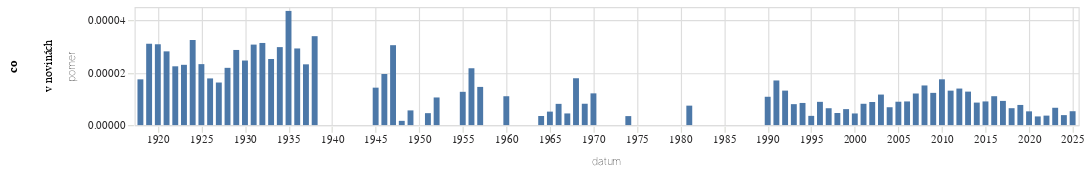

Write notebook code for a chart like this one.
### Code cell
graf(vyvoj_vyskytu("(?i)v novinách","v novinách"))

### Figure 1 — Vega-Lite specification as saved in the notebook (floating-point values rounded to 4 significant figures)
{"config": {"title": {"font": "Noticia Text", "fontSize": 11.5, "anchor": "start", "lineHeight": 19, "fontWeight": "bolder", "subtitleFont": "Noticia Text", "subtitleFontSize": 10, "subtitleLineHeight": 15, "subtitlePadding": 10, "dy": -10, "color": "#292829", "subtitleColor": "#292829"}, "axis": {"labelFont": "Asap", "titleFont": "Asap", "fontWeight": "lighter", "titleFontWeight": "lighter", "labelFontSize": 9, "titleFontSize": 9, "labelPadding": 2, "titlePadding": 9, "domainOpacity": 0, "tickColor": "#DCDDD6", "labelColor": "#292829"}, "legend": {"labelFont": "Asap", "labelFontWeight": "normal", "titleFont": "Asap", "titleFontWeight": "normal", "labelFontSize": 9, "titleFontSize": 9, "labelColor": "#292829"}}, "data": {"name": "data-7cf95c6ba3ca5dc44fdb6d0753efe4ec"}, "mark": {"type": "bar"}, "encoding": {"row": {"field": "co", "type": "nominal"}, "x": {"field": "datum", "type": "temporal"}, "y": {"field": "pomer", "type": "quantitative"}}, "height": 100, "width": 800, "$schema": "https://vega.github.io/schema/vega-lite/v5.8.0.json", "datasets": {"data-7cf95c6ba3ca5dc44fdb6d0753efe4ec": [{"datum": "1918-01-01T00:00:00", "vyskytu": 3, "pocet_slov": 172010, "pomer": 1.744e-05, "co": "v novinách"}, {"datum": "1919-01-01T00:00:00", "vyskytu": 48, "pocet_slov": 1547459, "pomer": 3.102e-05, "co": "v novinách"}, {"datum": "1920-01-01T00:00:00", "vyskytu": 48, "pocet_slov": 1557497, "pomer": 3.082e-05, "co": "v novinách"}, {"datum": "1921-01-01T00:00:00", "vyskytu": 51, "pocet_slov": 1814119, "pomer": 2.811e-05, "co": "v novinách"}, {"datum": "1922-01-01T00:00:00", "vyskytu": 39, "pocet_slov": 1739976, "pomer": 2.241e-05, "co": "v novinách"}, {"datum": "1923-01-01T00:00:00", "vyskytu": 26, "pocet_slov": 1131296, "pomer": 2.298e-05, "co": "v novinách"}, {"datum": "1924-01-01T00:00:00", "vyskytu": 45, "pocet_slov": 1386775, "pomer": 3.245e-05, "co": "v novinách"}, {"datum": "1925-01-01T00:00:00", "vyskytu": 23, "pocet_slov": 989387, "pomer": 2.325e-05, "co": "v novinách"}, {"datum": "1926-01-01T00:00:00", "vyskytu": 29, "pocet_slov": 1629693, "pomer": 1.779e-05, "co": "v novinách"}, {"datum": "1927-01-01T00:00:00", "vyskytu": 28, "pocet_slov": 1725378, "pomer": 1.623e-05, "co": "v novinách"}, {"datum": "1928-01-01T00:00:00", "vyskytu": 39, "pocet_slov": 1786584, "pomer": 2.183e-05, "co": "v novinách"}, {"datum": "1929-01-01T00:00:00", "vyskytu": 26, "pocet_slov": 907519, "pomer": 2.865e-05, "co": "v novinách"}, {"datum": "1930-01-01T00:00:00", "vyskytu": 49, "pocet_slov": 1990549, "pomer": 2.462e-05, "co": "v novinách"}, {"datum": "1931-01-01T00:00:00", "vyskytu": 45, "pocet_slov": 1466185, "pomer": 3.069e-05, "co": "v novinách"}, {"datum": "1932-01-01T00:00:00", "vyskytu": 35, "pocet_slov": 1117587, "pomer": 3.132e-05, "co": "v novinách"}, {"datum": "1933-01-01T00:00:00", "vyskytu": 31, "pocet_slov": 1230441, "pomer": 2.519e-05, "co": "v novinách"}, {"datum": "1934-01-01T00:00:00", "vyskytu": 26, "pocet_slov": 874472, "pomer": 2.973e-05, "co": "v novinách"}, {"datum": "1935-01-01T00:00:00", "vyskytu": 31, "pocet_slov": 712050, "pomer": 4.354e-05, "co": "v novinách"}, {"datum": "1936-01-01T00:00:00", "vyskytu": 28, "pocet_slov": 958205, "pomer": 2.922e-05, "co": "v novinách"}, {"datum": "1937-01-01T00:00:00", "vyskytu": 17, "pocet_slov": 733783, "pomer": 2.317e-05, "co": "v novinách"}, {"datum": "1938-01-01T00:00:00", "vyskytu": 13, "pocet_slov": 383461, "pomer": 3.39e-05, "co": "v novinách"}, {"datum": "1945-01-01T00:00:00", "vyskytu": 2, "pocet_slov": 140144, "pomer": 1.427e-05, "co": "v novinách"}, {"datum": "1946-01-01T00:00:00", "vyskytu": 22, "pocet_slov": 1129068, "pomer": 1.949e-05, "co": "v novinách"}, {"datum": "1947-01-01T00:00:00", "vyskytu": 33, "pocet_slov": 1083098, "pomer": 3.047e-05, "co": "v novinách"}, {"datum": "1948-01-01T00:00:00", "vyskytu": 1, "pocet_slov": 618132, "pomer": 1.618e-06, "co": "v novinách"}, {"datum": "1949-01-01T00:00:00", "vyskytu": 2, "pocet_slov": 357203, "pomer": 5.599e-06, "co": "v novinách"}, {"datum": "1950-01-01T00:00:00", "vyskytu": 0, "pocet_slov": 208781, "pomer": 0.0, "co": "v novinách"}, {"datum": "1951-01-01T00:00:00", "vyskytu": 1, "pocet_slov": 219888, "pomer": 4.548e-06, "co": "v novinách"}, {"datum": "1952-01-01T00:00:00", "vyskytu": 2, "pocet_slov": 189920, "pomer": 1.053e-05, "co": "v novinách"}, {"datum": "1953-01-01T00:00:00", "vyskytu": 0, "pocet_slov": 114518, "pomer": 0.0, "co": "v novinách"}, {"datum": "1954-01-01T00:00:00", "vyskytu": 0, "pocet_slov": 98416, "pomer": 0.0, "co": "v novinách"}, {"datum": "1955-01-01T00:00:00", "vyskytu": 1, "pocet_slov": 78833, "pomer": 1.269e-05, "co": "v novinách"}, {"datum": "1956-01-01T00:00:00", "vyskytu": 3, "pocet_slov": 138430, "pomer": 2.167e-05, "co": "v novinách"}, {"datum": "1957-01-01T00:00:00", "vyskytu": 2, "pocet_slov": 137388, "pomer": 1.456e-05, "co": "v novinách"}, {"datum": "1958-01-01T00:00:00", "vyskytu": 0, "pocet_slov": 142112, "pomer": 0.0, "co": "v novinách"}, {"datum": "1959-01-01T00:00:00", "vyskytu": 0, "pocet_slov": 141333, "pomer": 0.0, "co": "v novinách"}, {"datum": "1960-01-01T00:00:00", "vyskytu": 2, "pocet_slov": 181817, "pomer": 1.1e-05, "co": "v novinách"}, {"datum": "1961-01-01T00:00:00", "vyskytu": 0, "pocet_slov": 216288, "pomer": 0.0, "co": "v novinách"}, {"datum": "1962-01-01T00:00:00", "vyskytu": 0, "pocet_slov": 98793, "pomer": 0.0, "co": "v novinách"}, {"datum": "1963-01-01T00:00:00", "vyskytu": 0, "pocet_slov": 139432, "pomer": 0.0, "co": "v novinách"}, {"datum": "1964-01-01T00:00:00", "vyskytu": 1, "pocet_slov": 288820, "pomer": 3.462e-06, "co": "v novinách"}, {"datum": "1965-01-01T00:00:00", "vyskytu": 1, "pocet_slov": 194814, "pomer": 5.133e-06, "co": "v novinách"}, {"datum": "1966-01-01T00:00:00", "vyskytu": 2, "pocet_slov": 247115, "pomer": 8.093e-06, "co": "v novinách"}, {"datum": "1967-01-01T00:00:00", "vyskytu": 1, "pocet_slov": 225198, "pomer": 4.441e-06, "co": "v novinách"}, {"datum": "1968-01-01T00:00:00", "vyskytu": 10, "pocet_slov": 559905, "pomer": 1.786e-05, "co": "v novinách"}, {"datum": "1969-01-01T00:00:00", "vyskytu": 3, "pocet_slov": 368721, "pomer": 8.136e-06, "co": "v novinách"}, {"datum": "1970-01-01T00:00:00", "vyskytu": 3, "pocet_slov": 248046, "pomer": 1.209e-05, "co": "v novinách"}, {"datum": "1971-01-01T00:00:00", "vyskytu": 0, "pocet_slov": 263102, "pomer": 0.0, "co": "v novinách"}, {"datum": "1972-01-01T00:00:00", "vyskytu": 0, "pocet_slov": 213032, "pomer": 0.0, "co": "v novinách"}, {"datum": "1973-01-01T00:00:00", "vyskytu": 0, "pocet_slov": 280835, "pomer": 0.0, "co": "v novinách"}, {"datum": "1974-01-01T00:00:00", "vyskytu": 1, "pocet_slov": 291980, "pomer": 3.425e-06, "co": "v novinách"}, {"datum": "1975-01-01T00:00:00", "vyskytu": 0, "pocet_slov": 335255, "pomer": 0.0, "co": "v novinách"}, {"datum": "1976-01-01T00:00:00", "vyskytu": 0, "pocet_slov": 244998, "pomer": 0.0, "co": "v novinách"}, {"datum": "1977-01-01T00:00:00", "vyskytu": 0, "pocet_slov": 253702, "pomer": 0.0, "co": "v novinách"}, {"datum": "1978-01-01T00:00:00", "vyskytu": 0, "pocet_slov": 289894, "pomer": 0.0, "co": "v novinách"}, {"datum": "1979-01-01T00:00:00", "vyskytu": 0, "pocet_slov": 252883, "pomer": 0.0, "co": "v novinách"}, {"datum": "1980-01-01T00:00:00", "vyskytu": 0, "pocet_slov": 242065, "pomer": 0.0, "co": "v novinách"}, {"datum": "1981-01-01T00:00:00", "vyskytu": 1, "pocet_slov": 134899, "pomer": 7.413e-06, "co": "v novinách"}, {"datum": "1982-01-01T00:00:00", "vyskytu": 0, "pocet_slov": 186973, "pomer": 0.0, "co": "v novinách"}, {"datum": "1983-01-01T00:00:00", "vyskytu": 0, "pocet_slov": 227768, "pomer": 0.0, "co": "v novinách"}, {"datum": "1984-01-01T00:00:00", "vyskytu": 0, "pocet_slov": 191735, "pomer": 0.0, "co": "v novinách"}, {"datum": "1985-01-01T00:00:00", "vyskytu": 0, "pocet_slov": 165973, "pomer": 0.0, "co": "v novinách"}, {"datum": "1986-01-01T00:00:00", "vyskytu": 0, "pocet_slov": 98877, "pomer": 0.0, "co": "v novinách"}, {"datum": "1987-01-01T00:00:00", "vyskytu": 0, "pocet_slov": 149991, "pomer": 0.0, "co": "v novinách"}, {"datum": "1988-01-01T00:00:00", "vyskytu": 0, "pocet_slov": 167631, "pomer": 0.0, "co": "v novinách"}, {"datum": "1989-01-01T00:00:00", "vyskytu": 0, "pocet_slov": 255151, "pomer": 0.0, "co": "v novinách"}, {"datum": "1990-01-01T00:00:00", "vyskytu": 9, "pocet_slov": 833434, "pomer": 1.08e-05, "co": "v novinách"}, {"datum": "1991-01-01T00:00:00", "vyskytu": 24, "pocet_slov": 1410605, "pomer": 1.701e-05, "co": "v novinách"}, {"datum": "1992-01-01T00:00:00", "vyskytu": 16, "pocet_slov": 1217148, "pomer": 1.315e-05, "co": "v novinách"}, {"datum": "1993-01-01T00:00:00", "vyskytu": 9, "pocet_slov": 1127475, "pomer": 7.982e-06, "co": "v novinách"}, {"datum": "1994-01-01T00:00:00", "vyskytu": 8, "pocet_slov": 948063, "pomer": 8.438e-06, "co": "v novinách"}, {"datum": "1995-01-01T00:00:00", "vyskytu": 4, "pocet_slov": 1138209, "pomer": 3.514e-06, "co": "v novinách"}, {"datum": "1996-01-01T00:00:00", "vyskytu": 11, "pocet_slov": 1240947, "pomer": 8.864e-06, "co": "v novinách"}, {"datum": "1997-01-01T00:00:00", "vyskytu": 14, "pocet_slov": 2179318, "pomer": 6.424e-06, "co": "v novinách"}, {"datum": "1998-01-01T00:00:00", "vyskytu": 7, "pocet_slov": 1522654, "pomer": 4.597e-06, "co": "v novinách"}, {"datum": "1999-01-01T00:00:00", "vyskytu": 15, "pocet_slov": 2465372, "pomer": 6.084e-06, "co": "v novinách"}, {"datum": "2000-01-01T00:00:00", "vyskytu": 11, "pocet_slov": 2483127, "pomer": 4.43e-06, "co": "v novinách"}, {"datum": "2001-01-01T00:00:00", "vyskytu": 20, "pocet_slov": 2462192, "pomer": 8.123e-06, "co": "v novinách"}, {"datum": "2002-01-01T00:00:00", "vyskytu": 17, "pocet_slov": 1931845, "pomer": 8.8e-06, "co": "v novinách"}, {"datum": "2003-01-01T00:00:00", "vyskytu": 30, "pocet_slov": 2578085, "pomer": 1.164e-05, "co": "v novinách"}, {"datum": "2004-01-01T00:00:00", "vyskytu": 16, "pocet_slov": 2351739, "pomer": 6.803e-06, "co": "v novinách"}, {"datum": "2005-01-01T00:00:00", "vyskytu": 23, "pocet_slov": 2582168, "pomer": 8.907e-06, "co": "v novinách"}, {"datum": "2006-01-01T00:00:00", "vyskytu": 14, "pocet_slov": 1552476, "pomer": 9.018e-06, "co": "v novinách"}, {"datum": "2007-01-01T00:00:00", "vyskytu": 22, "pocet_slov": 1826653, "pomer": 1.204e-05, "co": "v novinách"}, {"datum": "2008-01-01T00:00:00", "vyskytu": 27, "pocet_slov": 1786832, "pomer": 1.511e-05, "co": "v novinách"}, {"datum": "2009-01-01T00:00:00", "vyskytu": 26, "pocet_slov": 2116415, "pomer": 1.228e-05, "co": "v novinách"}, {"datum": "2010-01-01T00:00:00", "vyskytu": 30, "pocet_slov": 1718642, "pomer": 1.746e-05, "co": "v novinách"}, {"datum": "2011-01-01T00:00:00", "vyskytu": 33, "pocet_slov": 2512843, "pomer": 1.313e-05, "co": "v novinách"}, {"datum": "2012-01-01T00:00:00", "vyskytu": 30, "pocet_slov": 2154063, "pomer": 1.393e-05, "co": "v novinách"}, {"datum": "2013-01-01T00:00:00", "vyskytu": 16, "pocet_slov": 1253654, "pomer": 1.276e-05, "co": "v novinách"}, {"datum": "2014-01-01T00:00:00", "vyskytu": 24, "pocet_slov": 2797907, "pomer": 8.578e-06, "co": "v novinách"}, {"datum": "2015-01-01T00:00:00", "vyskytu": 26, "pocet_slov": 2883253, "pomer": 9.018e-06, "co": "v novinách"}, {"datum": "2016-01-01T00:00:00", "vyskytu": 34, "pocet_slov": 3088746, "pomer": 1.101e-05, "co": "v novinách"}, {"datum": "2017-01-01T00:00:00", "vyskytu": 23, "pocet_slov": 2494184, "pomer": 9.221e-06, "co": "v novinách"}, {"datum": "2018-01-01T00:00:00", "vyskytu": 19, "pocet_slov": 2950192, "pomer": 6.44e-06, "co": "v novinách"}, {"datum": "2019-01-01T00:00:00", "vyskytu": 26, "pocet_slov": 3385704, "pomer": 7.679e-06, "co": "v novinách"}, {"datum": "2020-01-01T00:00:00", "vyskytu": 19, "pocet_slov": 3628168, "pomer": 5.237e-06, "co": "v novinách"}, {"datum": "2021-01-01T00:00:00", "vyskytu": 10, "pocet_slov": 3028906, "pomer": 3.302e-06, "co": "v novinách"}, {"datum": "2022-01-01T00:00:00", "vyskytu": 15, "pocet_slov": 4156918, "pomer": 3.608e-06, "co": "v novinách"}, {"datum": "2023-01-01T00:00:00", "vyskytu": 30, "pocet_slov": 4543342, "pomer": 6.603e-06, "co": "v novinách"}, {"datum": "2024-01-01T00:00:00", "vyskytu": 17, "pocet_slov": 4476204, "pomer": 3.798e-06, "co": "v novinách"}, {"datum": "2025-01-01T00:00:00", "vyskytu": 12, "pocet_slov": 2270797, "pomer": 5.284e-06, "co": "v novinách"}]}}
